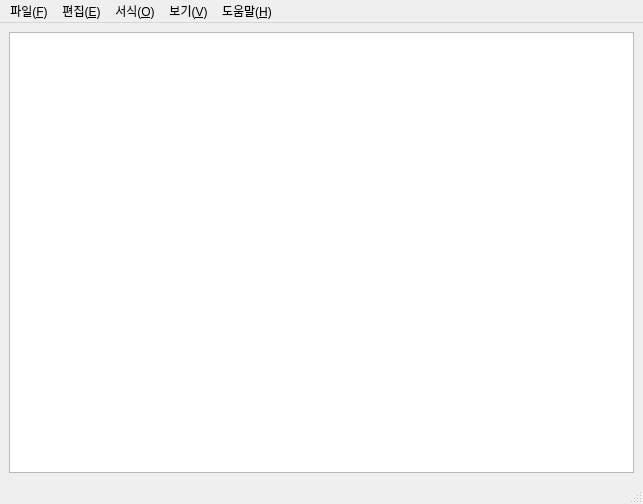
<?xml version="1.0" encoding="UTF-8"?>
<ui version="4.0">
 <class>MainWindow</class>
 <widget class="QMainWindow" name="MainWindow">
  <property name="geometry">
   <rect>
    <x>0</x>
    <y>0</y>
    <width>643</width>
    <height>504</height>
   </rect>
  </property>
  <property name="windowTitle">
   <string>메모장</string>
  </property>
  <widget class="QWidget" name="centralwidget">
   <layout class="QGridLayout" name="gridLayout">
    <item row="0" column="0">
     <layout class="QGridLayout" name="gridLayout_2">
      <item row="0" column="0">
       <widget class="QPlainTextEdit" name="plainTextEdit"/>
      </item>
     </layout>
    </item>
   </layout>
  </widget>
  <widget class="QMenuBar" name="menubar">
   <property name="geometry">
    <rect>
     <x>0</x>
     <y>0</y>
     <width>643</width>
     <height>21</height>
    </rect>
   </property>
   <widget class="QMenu" name="menu">
    <property name="title">
     <string>파일(&amp;F)</string>
    </property>
    <addaction name="action"/>
    <addaction name="action_2"/>
    <addaction name="action_open"/>
    <addaction name="action_save"/>
    <addaction name="action_A"/>
    <addaction name="action_U"/>
    <addaction name="action_P"/>
    <addaction name="action_X"/>
   </widget>
   <widget class="QMenu" name="menu_2">
    <property name="title">
     <string>편집(&amp;E)</string>
    </property>
   </widget>
   <widget class="QMenu" name="menu_3">
    <property name="title">
     <string>서식(&amp;O)</string>
    </property>
   </widget>
   <widget class="QMenu" name="menu_4">
    <property name="title">
     <string>보기(&amp;V)</string>
    </property>
   </widget>
   <widget class="QMenu" name="menu_5">
    <property name="title">
     <string>도움말(&amp;H)</string>
    </property>
   </widget>
   <addaction name="menu"/>
   <addaction name="menu_2"/>
   <addaction name="menu_3"/>
   <addaction name="menu_4"/>
   <addaction name="menu_5"/>
  </widget>
  <widget class="QStatusBar" name="statusbar"/>
  <action name="action">
   <property name="text">
    <string>새로 만들기(&amp;N)</string>
   </property>
   <property name="shortcut">
    <string>Ctrl+O</string>
   </property>
  </action>
  <action name="action_2">
   <property name="text">
    <string>새 창(&amp;W)</string>
   </property>
  </action>
  <action name="action_open">
   <property name="text">
    <string>열기(&amp;O)...</string>
   </property>
  </action>
  <action name="action_save">
   <property name="text">
    <string>저장(&amp;S)</string>
   </property>
  </action>
  <action name="action_A">
   <property name="text">
    <string>다른 이름으로 저장(&amp;A)...</string>
   </property>
  </action>
  <action name="action_U">
   <property name="text">
    <string>페이지 설정(&amp;U)...</string>
   </property>
  </action>
  <action name="action_P">
   <property name="text">
    <string>인쇄(&amp;P)...</string>
   </property>
  </action>
  <action name="action_X">
   <property name="text">
    <string>끝내기(&amp;X)</string>
   </property>
  </action>
 </widget>
 <resources/>
 <connections/>
</ui>
